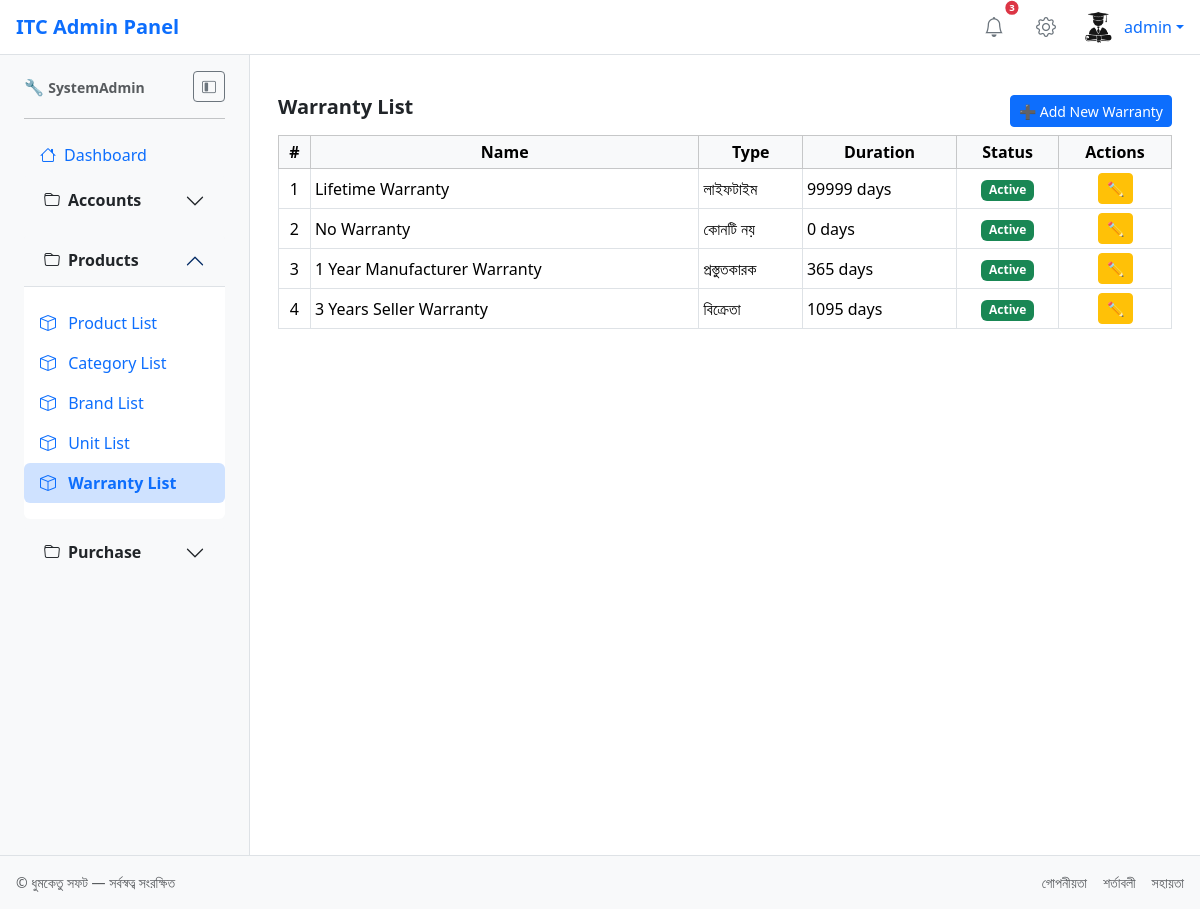
The app's page /products/warranty/ (signed in) with its own data.
### accounts/models.py (models this page shows, shortened)
class CustomUser(AbstractUser):
    role = models.ForeignKey(Role, on_delete=models.SET_NULL, null=True, blank=True)
    email = models.EmailField(unique=True)
    username = models.CharField(max_length=150, unique=True)
    is_active = models.BooleanField(default=True)
    is_staff = models.BooleanField(default=False)
    is_superuser = models.BooleanField(default=False)
    last_login = models.DateTimeField(auto_now=True)
    date_joined = models.DateTimeField(auto_now_add=True)
    is_protected = models.BooleanField(default=True)  # 🔐 সুরক্ষিত ইউজার

class Role(models.Model):
    name = models.CharField(max_length=50, unique=True)
    is_protected = models.BooleanField(default=False)  # Optional: prevent deletion
    modules = models.ManyToManyField('Module', through='Permission')

class Module(models.Model):
    name = models.CharField(max_length=100)
    label = models.CharField(max_length=100, blank=True, null=True)  # ✅ Add this line
    url_name = models.CharField(max_length=100, unique=True)
    icon = models.CharField(max_length=50, default='bi-circle')
    parent = models.ForeignKey('self', null=True, blank=True, on_delete=models.SET_NULL, related_name='children')
    group = models.ForeignKey(ModuleGroup, on_delete=models.SET_NULL, null=True, related_name='modules')
    actions = models.ManyToManyField('ActionType', related_name='modules')
    order = models.PositiveIntegerField(default=0)
    is_visible = models.BooleanField(default=True)
    is_header = models.BooleanField(default=False)  # Header visibility ✅

class ModuleGroup(models.Model):
    name = models.CharField(max_length=100, unique=True)
    icon = models.CharField(max_length=50, default='bi-folder')
    order = models.PositiveIntegerField(default=0)

### products/models.py (models this page shows, shortened)
class Warranty(models.Model):
    class WarrantyType(models.TextChoices):
        MANUFACTURER = 'manufacturer', 'প্রস্তুতকারক'
        SELLER = 'seller', 'বিক্রেতা'
        EXTENDED = 'extended', 'বর্ধিত'
        NONE = 'none', 'কোনটি নয়'
        LIFETIME = 'lifetime', 'লাইফটাইম'
    name = models.CharField(max_length=100, unique=True)
    type = models.CharField(max_length=20, choices=WarrantyType.choices, default=WarrantyType.MANUFACTURER)
    duration_value = models.PositiveIntegerField(default=0)  # e.g. 3
    duration_unit = models.CharField(max_length=10, choices=[
        ('days', 'দিন'),
        ('months', 'মাস'),
        ('years', 'বছর')
    ], default='months')
    is_lifetime = models.BooleanField(default=False)
    is_active = models.BooleanField(default=True)
    terms = models.TextField(blank=True)
    created_by = models.ForeignKey('accounts.CustomUser', on_delete=models.SET_NULL, null=True)
    updated_by = models.ForeignKey('accounts.CustomUser', on_delete=models.SET_NULL, null=True, related_name='+')
    created_at = models.DateTimeField(auto_now_add=True)
    updated_at = models.DateTimeField(auto_now=True)
    def duration_days(self):
        if self.is_lifetime or self.type == self.WarrantyType.LIFETIME:
            return 99999
        if self.duration_unit == 'days':
            return self.duration_value
        elif self.duration_unit == 'months':
            return self.duration_value * 30
        elif self.duration_unit == 'years':
            return self.duration_value * 365
        return 0

### products/views.py (the view)
# urls.py: path('warranty/', warranty_list, name='warranty_list'),
@login_required
def warranty_list(request):
    if not has_permission(request, 'products:warranty_list', 'access'):
        return JsonResponse({'success': False, 'error': 'অনুমতি নেই'})
    warranties = Warranty.objects.all().order_by('-updated_at')
    return render(request, 'products/warranty_list.html', {
        'warranties': warranties,
        'can_add': has_permission(request, 'products:warranty_list', 'create'),
        'can_edit': has_permission(request, 'products:warranty_list', 'edit'),
        'can_delete': has_permission(request, 'products:warranty_list', 'delete'),
    })

### accounts/context_processors.py (called while the page is built)
def header_modules(request):
    if not request.user.is_authenticated:
        return {}
    role = getattr(request.user, 'role', None)
    if not role:
        return {}
    access_perms = Permission.objects.filter(role=role, is_allowed=True, action__key='access')
    header_modules = Module.objects.filter(id__in=access_perms.values('module_id'), is_header=True)
    return {'header_modules': header_modules}

def has_permission(request, module_url_name, action_key):
    user = request.user
    role = getattr(user, 'role', None)
    if not role:
        return False
    try:
        module = Module.objects.get(url_name=module_url_name)
        action = ActionType.objects.get(key=action_key)
        perm = Permission.objects.get(role=role, module=module, action=action)
        return perm.is_allowed
    except:
        return False

### products/templates/products/warranty_list.html (shortened to what this page needs)
{% extends 'accounts/base.html' %}
{% load static %}
{% block content %}
<div class="container-fluid py-3">
  <div class="d-flex justify-content-between mb-2">
    <h5 class="fw-bold">Warranty List</h5>
    {% if can_add %}
      <button class="btn btn-primary btn-sm" onclick="openWarrantyModal()">➕ Add New Warranty</button>
    {% endif %}
  </div>
  <table class="table table-bordered table-hover table-sm align-middle">
    <thead class="table-light">
      <tr class="text-center">
        <th>#</th>
        <th>Name</th>
        <th>Type</th>
        <th>Duration</th>
        <th>Status</th>
        <th>Actions</th>
      </tr>
    </thead>
    <tbody id="warrantyTable">
      {% for warranty in warranties %}
        <tr id="warrantyRow{{ warranty.id }}">
          <td class="text-center">{{ forloop.counter }}</td>
          <td>{{ warranty.name }}</td>
          <td>{{ warranty.get_type_display }}</td>
          <td>{{ warranty.duration_days }} days</td>
          <td class="text-center">
            <span class="badge {{ warranty.is_active|yesno:'bg-success,bg-secondary' }}">
              {{ warranty.is_active|yesno:'Active,Inactive' }}
            </span>
          </td>
          <td class="text-center">
            {% if can_edit %}
              <button type="button"
                      class="btn btn-warning btn-sm edit-warranty-btn"
                      data-id="{{ warranty.id }}">
                ✏️
              </button>
            {% endif %}
          </td>
        </tr>
      {% empty %}
        <tr>
          <td colspan="6" class="text-center text-muted">❌ No warranties found</td>
        </tr>
      {% endfor %}
    </tbody>
  </table>
  <div id="toastContainer" class="position-fixed top-0 end-0 p-3 z-3"></div>
</div>
{% endblock %}

### accounts/templates/accounts/partials/header.html (shortened to what this page needs)
{% load static %}
<header class="navbar navbar-light bg-white border-bottom px-3 d-flex justify-content-between align-items-center">
  <span class="fw-bold text-primary fs-5">ITC Admin Panel</span>
  <div class="d-flex align-items-center gap-3">
    <button class="btn btn-sm btn-light position-relative">
      <i class="bi bi-bell fs-5 text-secondary"></i>
      <span class="position-absolute top-0 start-100 translate-middle badge rounded-pill bg-danger">
        3
      </span>
    </button>
    <button class="btn btn-sm btn-light">
      <i class="bi bi-gear fs-5 text-secondary"></i>
    </button>
    <div class="dropdown">
      <a class="d-flex align-items-center text-decoration-none dropdown-toggle" href="#" role="button" data-bs-toggle="dropdown">
        {% if user_profile_image %}
          <img src="{{ user_profile_image }}" class="rounded-circle me-2" style="width:36px; height:36px;">
        {% else %}
          <img src="{% static 'profile_images/default_profile.png' %}" class="rounded-circle me-2" style="width:36px; height:36px;">
        {% endif %}
        <span>{{ request.user.username }}</span>
      </a>
    </div>
  </div>
</header>

### accounts/templates/accounts/partials/sidebar.html (shortened to what this page needs)
<aside id="sidebar" class="sidebar bg-light border-end px-2">
  <div class="p-3">
    <div class="d-flex justify-content-between align-items-center mb-3">
      <span class="fs-6 fw-bold text-primary sidebar-title">
        🔧 <small class="text-muted">{{ user_role }}</small>
      </span>
      <button id="sidebarToggle" class="btn btn-sm btn-outline-secondary">
        <i class="bi bi-layout-sidebar-inset"></i>
      </button>
    </div>
    <hr class="w-100">
    <ul class="nav flex-column">
      {% for group in sidebar_groups %}
        {% if group.modules|length > 1 %}
          <div class="accordion mb-2" id="accordion{{ forloop.counter }}">
            <div class="accordion-item border-0">
              <h2 class="accordion-header">
                <button class="accordion-button {% if group.active %} {% else %}collapsed{% endif %} fw-bold bg-light text-dark d-flex align-items-center"
                        type="button" data-bs-toggle="collapse" data-bs-target="#collapse{{ forloop.counter }}">
                  <i class="{{ group.icon }} me-2"></i>
                  <span class="sidebar-text">{{ group.name }}</span>
                </button>
              </h2>
              <div id="collapse{{ forloop.counter }}" class="accordion-collapse collapse {% if group.active %}show{% endif %}">
                <div class="accordion-body px-0">
                  <ul class="nav flex-column">
                    {% for module in group.modules %}
                      <li class="nav-item w-100">
                        <a href="{{ module.url }}" class="nav-link
                            {% if module.is_active %}
                              active fw-bold bg-primary-subtle text-primary
                            {% endif %}">
                          <i class="{{ module.icon }} me-2"></i>
                          <span class="sidebar-text">{{ module.name }}</span>
                        </a>
                      </li>
                    {% endfor %}
                  </ul>
                </div>
              </div>
            </div>
          </div>
        {% else %}
          {% for module in group.modules %}
            <li class="nav-item w-100">
              <a href="{{ module.url }}" class="nav-link d-flex align-items-center
                  " data-bs-toggle="tooltip" title="{{ module.name }}">
                <i class="{{ module.icon }} me-2"></i>
                <span class="sidebar-text">{{ module.name }}</span>
              </a>
            </li>
          {% endfor %}
        {% endif %}
      {% endfor %}
    </ul>
  </div>
</aside>

### accounts/templates/accounts/base.html (style rules this page uses)
html, body { height: 100%; margin: 0; }
@media (min-width: 768px) { body { font-size: 1rem; } }
header .btn-light { background-color: transparent; border: none; }
header .badge { font-size: 0.6rem; padding: 0.25em 0.4em; }
.sidebar { width: 250px; transition: width 0.3s ease; min-height: 100vh; background-color: #f8f9fa; position: sticky; top: 0; z-index: 1000; }
.sidebar .nav-link.active { background-color: var(--bs-primary-subtle); color: var(--bs-primary); font-weight: bold; border-radius: 0.375rem; }
li.nav-item.w-100 { list-style-type: none; }

### records on screen
CustomUser: user.username "admin"
Role: name "SystemAdmin"
Module: name "Dashboard"
ModuleGroup: name "Accounts"
ModuleGroup: name "Products"
Module: name "Product List"
Module: name "Category List"
Module: name "Brand List"
Module: name "Unit List"
Module: name "Warranty List"
ModuleGroup: name "Purchase"
Warranty: name "Lifetime Warranty", type "লাইফটাইম", duration_days "99999", is_active "Active"
Warranty: name "No Warranty", type "কোনটি নয়", duration_days "0", is_active "Active"
Warranty: name "1 Year Manufacturer Warranty", type "প্রস্তুতকারক", duration_days "365", is_active "Active"
Warranty: name "3 Years Seller Warranty", type "বিক্রেতা", duration_days "1095", is_active "Active"
